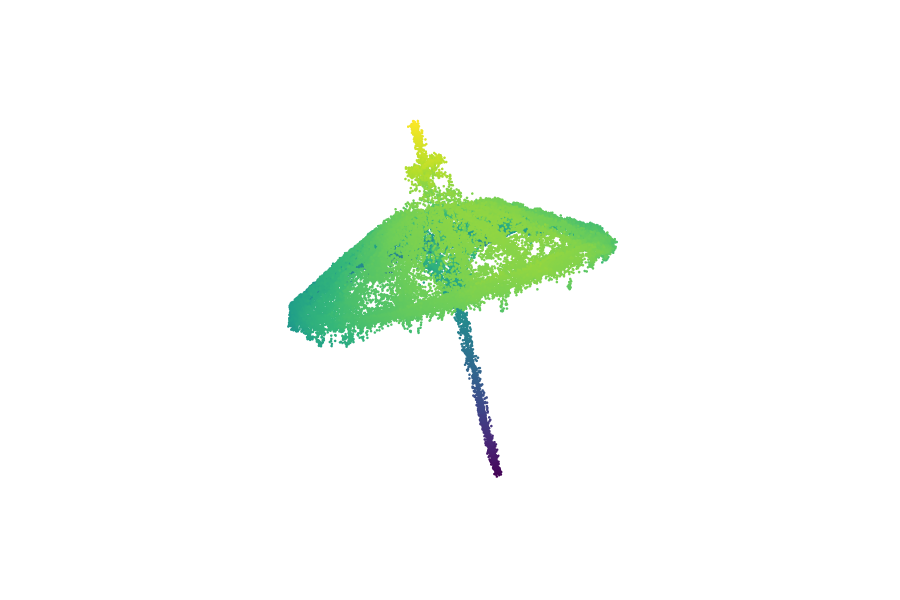

Notebook source saved alongside this figure:
### Code cell
import numpy as np
import plotly.graph_objects as go

def plot_pcd_inline(cloud, max_points=60000, point_size=1.5):
    # Downsample if too large for browser rendering
    if len(cloud.points) > max_points:
        step = len(cloud.points) // max_points
        points = np.asarray(cloud.points)[::step]
        colors = np.asarray(cloud.colors)[::step] if cloud.has_colors() else None
    else:
        points = np.asarray(cloud.points)
        colors = np.asarray(cloud.colors) if cloud.has_colors() else None

    # Format RGB colors for Plotly if available
    marker_config = dict(size=point_size)
    if colors is not None and len(colors) > 0:
        marker_config['color'] = [f'rgb({int(c[0]*255)}, {int(c[1]*255)}, {int(c[2]*255)})' for c in colors]
    else:
        marker_config['color'] = points[:, 2] # Color by Z-coordinate
        marker_config['colorscale'] = 'Viridis'

    fig = go.Figure(
        data=[
            go.Scatter3d(
                x=points[:, 0],
                y=points[:, 1],
                z=points[:, 2],
                mode='markers',
                marker=marker_config
            )
        ]
    )

    fig.update_layout(
        scene=dict(
            xaxis=dict(visible=False),
            yaxis=dict(visible=False),
            zaxis=dict(visible=False),
            aspectmode='data'
        ),
        margin=dict(l=0, r=0, b=0, t=0),
        height=600
    )
    fig.show()

# Run it in your cell:
plot_pcd_inline(pcd)

### Figure 1 — Plotly figure (JSON) as saved in the notebook; plotly's stock layout.template omitted (floating-point values rounded to 4 significant figures; data arrays with more than 128 entries replaced by an {"elided": "..."} marker saying what was removed)
{"data": [{"marker": {"color": {"elided": "63995 float values"}, "colorscale": [[0, "#440154"], [0.1111, "#482878"], [0.2222, "#3e4989"], [0.3333, "#31688e"], [0.4444, "#26828e"], [0.5556, "#1f9e89"], [0.6667, "#35b779"], [0.7778, "#6ece58"], [0.8889, "#b5de2b"], [1, "#fde725"]], "size": 1.5}, "mode": "markers", "type": "scatter3d", "x": {"elided": "63995 float values"}, "y": {"elided": "63995 float values"}, "z": {"elided": "63995 float values"}}], "layout": {"height": 600, "margin": {"b": 0, "l": 0, "r": 0, "t": 0}, "scene": {"aspectmode": "data", "xaxis": {"visible": false}, "yaxis": {"visible": false}, "zaxis": {"visible": false}}}}
